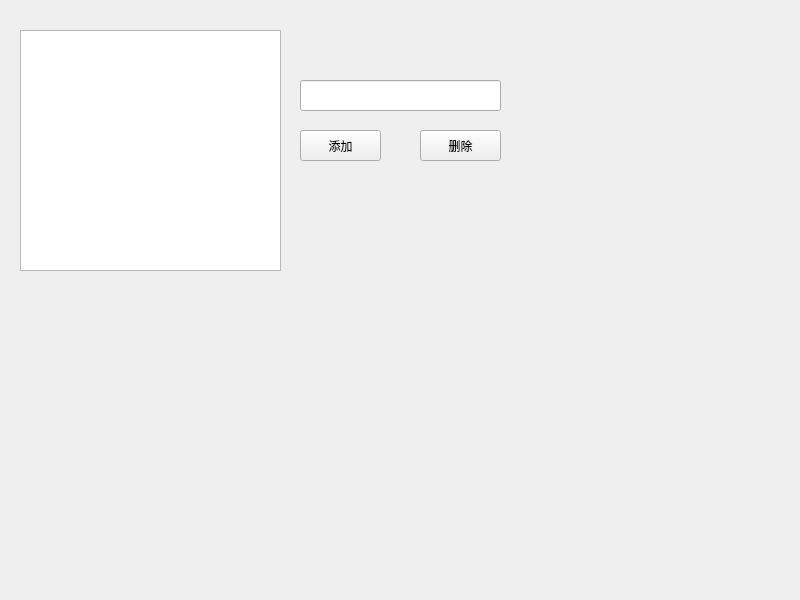
<?xml version="1.0" encoding="UTF-8"?>
<ui version="4.0">
 <class>Widget</class>
 <widget class="QWidget" name="Widget">
  <property name="geometry">
   <rect>
    <x>0</x>
    <y>0</y>
    <width>800</width>
    <height>600</height>
   </rect>
  </property>
  <property name="windowTitle">
   <string>Widget</string>
  </property>
  <widget class="QLineEdit" name="lineEdit">
   <property name="geometry">
    <rect>
     <x>300</x>
     <y>80</y>
     <width>201</width>
     <height>31</height>
    </rect>
   </property>
  </widget>
  <widget class="QPushButton" name="pushButton_add">
   <property name="geometry">
    <rect>
     <x>300</x>
     <y>130</y>
     <width>81</width>
     <height>31</height>
    </rect>
   </property>
   <property name="text">
    <string>添加</string>
   </property>
  </widget>
  <widget class="QPushButton" name="pushButton_take">
   <property name="geometry">
    <rect>
     <x>420</x>
     <y>130</y>
     <width>81</width>
     <height>31</height>
    </rect>
   </property>
   <property name="text">
    <string>删除</string>
   </property>
  </widget>
  <widget class="QListWidget" name="listWidget">
   <property name="geometry">
    <rect>
     <x>20</x>
     <y>30</y>
     <width>261</width>
     <height>241</height>
    </rect>
   </property>
  </widget>
 </widget>
 <resources/>
 <connections/>
</ui>
